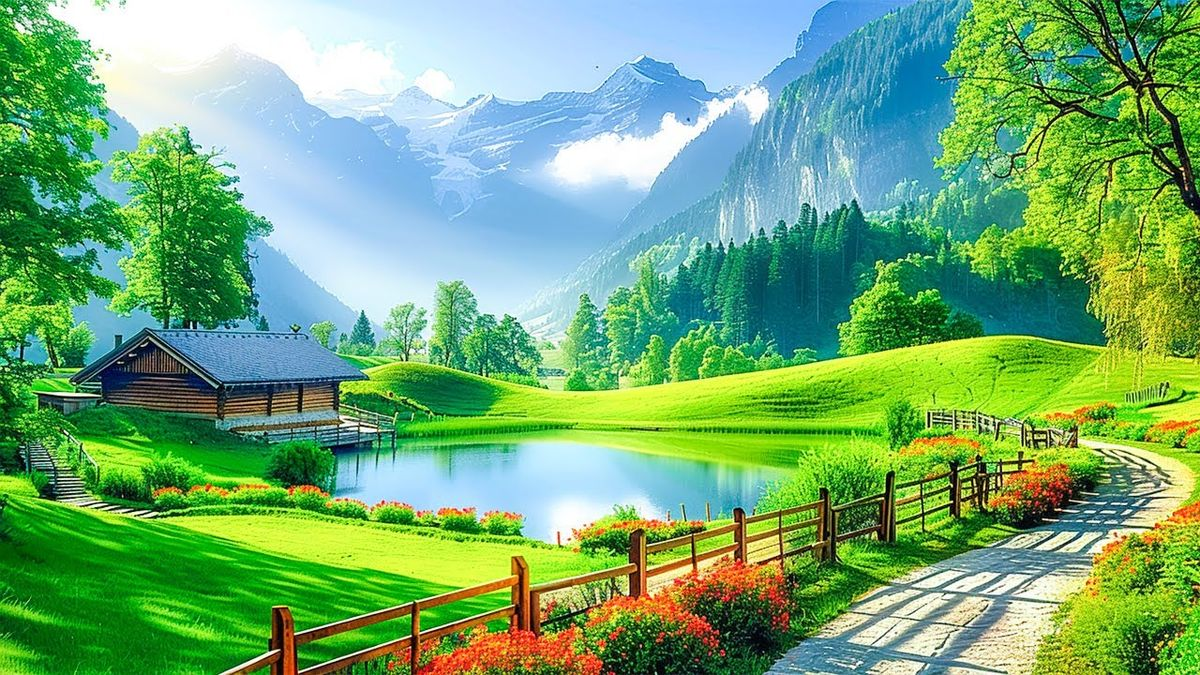
#> input picture gambar.jpg, 1200 x 675 px
$ jupyter execute Manipulasi_matriks_piksel_.ipynb
#> lines starting #> are read from the running program, lines starting #| are printed output that depends on the picture; after the words box and inside, x2 and y2 are one past the last pixel; in counts of white or black regions, pixels touching at a corner belong together
[cell 1]
# =========================================================
# TUGAS MANIPULASI CITRA DIGITAL
# Menggunakan OpenCV dan NumPy
#
# TASK Checklist:
# 1. Konversi gambar RGB ke Grayscale murni
#    dengan manipulasi bitplanes
# 2. Split gambar menjadi channel:
#    Merah, Hijau, Biru
# =========================================================

import cv2
import numpy as np
import matplotlib.pyplot as plt

# =========================================================
# LOAD GAMBAR
# =========================================================

# Ganti dengan lokasi file gambar Anda
image_path = "gambar.jpg"

# Membaca gambar
img_bgr = cv2.imread(image_path)
#> img_bgr is the input picture: shape (675, 1200, 3); mean B, G, R 115.1, 170.8, 114

# Validasi
if img_bgr is None:
    print("Gambar tidak ditemukan!")
    exit()

# OpenCV membaca dalam format BGR
img_rgb = cv2.cvtColor(img_bgr, cv2.COLOR_BGR2RGB)

# =========================================================
# 1. KONVERSI RGB -> GRAYSCALE MURNI
#    DENGAN MANIPULASI BITPLANES
# =========================================================

# Ambil channel RGB
R = img_rgb[:, :, 0]
G = img_rgb[:, :, 1]
B = img_rgb[:, :, 2]

# Rumus grayscale manual:
# Gray = 0.299R + 0.587G + 0.114B
gray = (0.299 * R + 0.587 * G + 0.114 * B).astype(np.uint8)

# =========================================================
# BITPLANE SLICING
# =========================================================

bitplanes = []

for i in range(8):
    # Ambil bit ke-i
    bitplane = ((gray >> i) & 1) * 255
    bitplanes.append(bitplane.astype(np.uint8))
#> this loop made 8 passes
#> pass 1, `bitplane = ((gray >> i) & 1) * 255`:
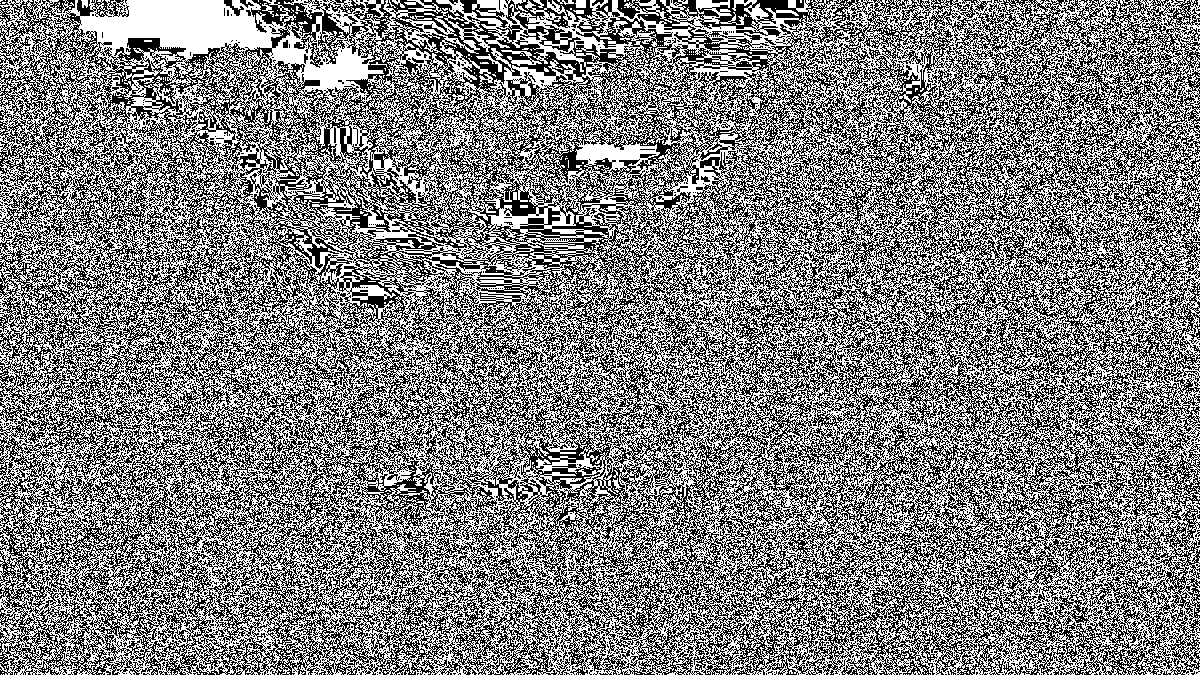
#> bitplane: shape (675, 1200); 50.4% white; black in thin lines or dots
#> after the loop:
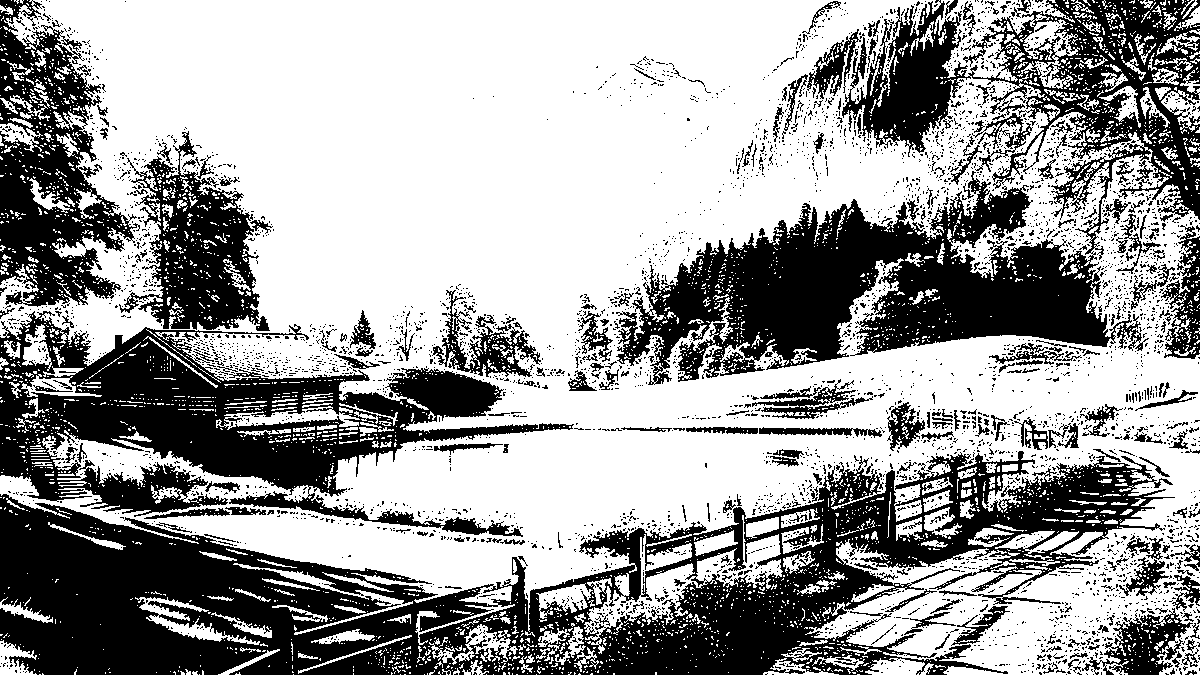
#> bitplane: shape (675, 1200); 61.3% white; 4325 black regions (4055 under 20 px), largest, box (x1, y1, x2, y2) and area: (0, 451, 1175, 675) 106998, (616, 0, 1200, 385) 79339, (0, 311, 574, 537) 48036
#> after the loop, bitplanes = 8 items

# =========================================================
# 2. SPLIT CHANNEL RGB
# =========================================================

# Membuat channel kosong
zeros = np.zeros_like(R)

# Channel Merah
red_channel = cv2.merge([zeros, zeros, R])

# Channel Hijau
green_channel = cv2.merge([zeros, G, zeros])

# Channel Biru
blue_channel = cv2.merge([B, zeros, zeros])

# =========================================================
# MENAMPILKAN HASIL
# =========================================================

plt.figure(figsize=(18, 12))

# Gambar Asli
plt.subplot(3, 4, 1)
plt.imshow(img_rgb)
plt.title("Gambar Asli")
plt.axis("off")

# Grayscale
plt.subplot(3, 4, 2)
plt.imshow(gray, cmap='gray')
plt.title("Grayscale")
plt.axis("off")

# Channel RGB
plt.subplot(3, 4, 3)
plt.imshow(red_channel)
plt.title("Channel Merah")
plt.axis("off")

plt.subplot(3, 4, 4)
plt.imshow(green_channel)
plt.title("Channel Hijau")
plt.axis("off")

plt.subplot(3, 4, 5)
plt.imshow(blue_channel)
plt.title("Channel Biru")
plt.axis("off")

# Bitplanes
for i in range(8):
    plt.subplot(3, 4, i + 5)
    plt.imshow(bitplanes[i], cmap='gray')
    plt.title(f"Bitplane {i}")
    plt.axis("off")

plt.tight_layout()
plt.show()
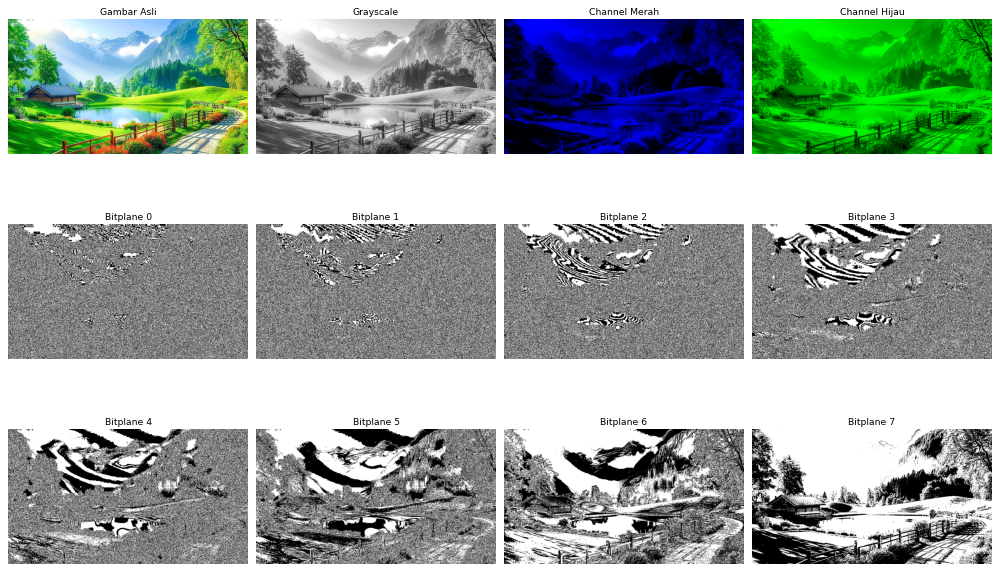
#> figure drawn by matplotlib, 12 panels

# =========================================================
# MENYIMPAN HASIL
# =========================================================

cv2.imwrite("hasil_grayscale.png", gray)

cv2.imwrite("channel_merah.png",
            cv2.cvtColor(red_channel, cv2.COLOR_RGB2BGR))
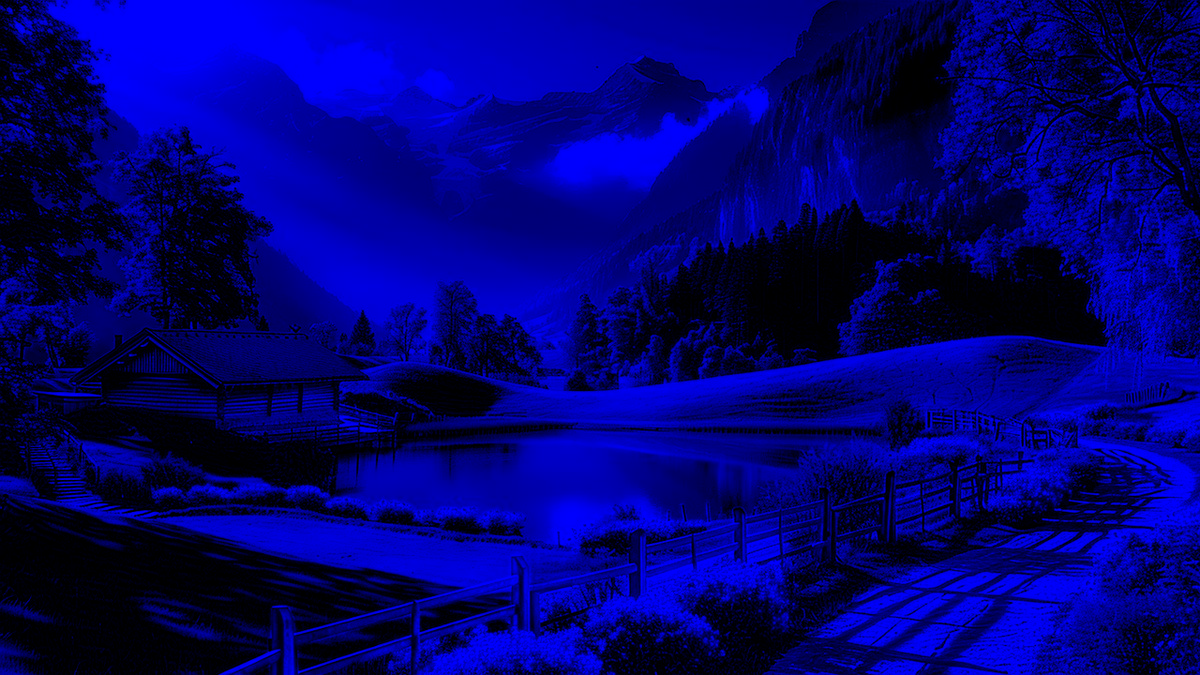
#> saved as channel_merah.png: shape (675, 1200, 3); mean B, G, R 114, 0, 0

cv2.imwrite("channel_hijau.png",
            cv2.cvtColor(green_channel, cv2.COLOR_RGB2BGR))

cv2.imwrite("channel_biru.png",
            cv2.cvtColor(blue_channel, cv2.COLOR_RGB2BGR))
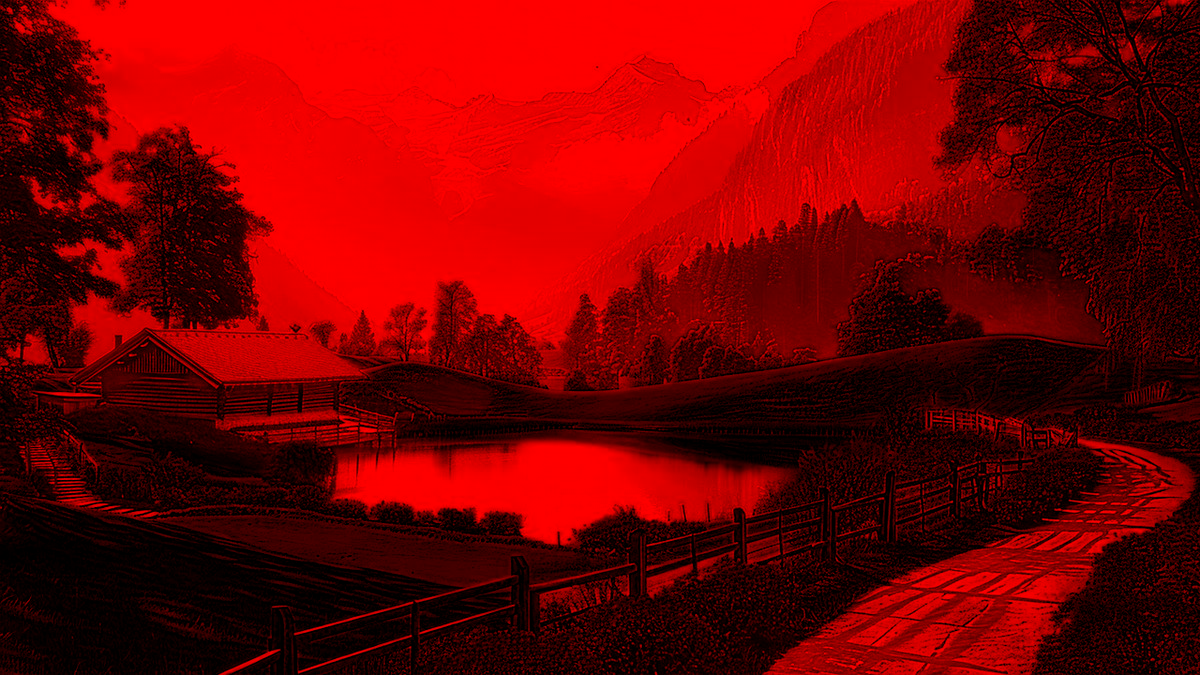
#> saved as channel_biru.png: shape (675, 1200, 3); mean B, G, R 0, 0, 115.1

print("Semua hasil berhasil disimpan!")

[cell 2]
# =========================================================
# LANJUTAN TUGAS
# =========================================================
#
# TASK Checklist:
# 3. Kompresi JPEG dengan Quality Factor:
#    Q = 10, 50, 90
#
# 4. Membuat Markdown Report:
#    - ukuran file asli
#    - ukuran file hasil kompresi
#    - persentase efisiensi storage
#
# =========================================================

import cv2
import os

# =========================================================
# FILE GAMBAR ASLI
# =========================================================

input_image = "gambar.jpg"

# Membaca gambar
img = cv2.imread(input_image)

if img is None:
    print("Gambar tidak ditemukan!")
    exit()

# =========================================================
# MENYIMPAN JPEG DENGAN BERBAGAI QUALITY FACTOR
# =========================================================

quality_list = [10, 50, 90]

compressed_files = []

for q in quality_list:

    output_name = f"compressed_Q{q}.jpg"

    # Simpan dengan kualitas tertentu
    cv2.imwrite(
        output_name,
        img,
        [cv2.IMWRITE_JPEG_QUALITY, q]
    )

    compressed_files.append(output_name)

    print(f"Berhasil menyimpan: {output_name}")
#> after the loop, compressed_files = ['compressed_Q10.jpg', 'compressed_Q50.jpg', 'compressed_Q90.jpg']

# =========================================================
# MENGHITUNG UKURAN FILE
# =========================================================

# Ukuran file asli
original_size = os.path.getsize(input_image)

results = []

for file in compressed_files:

    compressed_size = os.path.getsize(file)

    # =====================================================
    # RUMUS EFISIENSI STORAGE
    # =====================================================
    #
    # Efisiensi (%) =
    # ((Ukuran Asli - Ukuran Kompresi)
    # / Ukuran Asli) x 100
    #
    # =====================================================

    efficiency = (
        (original_size - compressed_size)
        / original_size
    ) * 100

    results.append({
        "file": file,
        "size": compressed_size,
        "efficiency": efficiency
    })
#> this loop made 3 passes
#> (file, compressed_size, efficiency) on passes 1 to 3: ('compressed_Q10.jpg', 54515, 77.95), ('compressed_Q50.jpg', 148473, 39.93), ('compressed_Q90.jpg', 356042, -44.04)
#> after the loop, results = 3 items

# =========================================================
# MEMBUAT MARKDOWN REPORT
# =========================================================

report = "# LAPORAN KOMPRESI JPEG\n\n"

report += "## Informasi File Asli\n\n"
report += f"- Nama File : {input_image}\n"
report += f"- Ukuran File Asli : {original_size} bytes\n\n"

report += "## Hasil Kompresi JPEG\n\n"

report += "| Quality Factor | Nama File | Ukuran (bytes) | Efisiensi Storage |\n"
report += "|---|---|---|---|\n"

for i, result in enumerate(results):

    q = quality_list[i]

    report += (
        f"| {q} "
        f"| {result['file']} "
        f"| {result['size']} "
        f"| {result['efficiency']:.2f}% |\n"
    )
#> this loop made 3 passes
#> q on passes 1 to 3: 10, 50, 90

# =========================================================
# ANALISIS SINGKAT
# =========================================================

report += "\n## Analisis\n\n"

report += (
    "- Quality Factor kecil menghasilkan ukuran file lebih kecil,\n"
    "  tetapi kualitas gambar menurun.\n\n"
)

report += (
    "- Quality Factor besar menghasilkan kualitas gambar lebih baik,\n"
    "  tetapi ukuran file lebih besar.\n\n"
)

report += (
    "- Kompresi JPEG efektif untuk menghemat storage\n"
    "  dengan trade-off pada kualitas visual.\n"
)

# =========================================================
# SIMPAN REPORT
# =========================================================

report_name = "laporan_kompresi.md"

with open(report_name, "w", encoding="utf-8") as f:
    f.write(report)

print("\nMarkdown report berhasil dibuat!")
print(f"Nama file report: {report_name}")

# =========================================================
# MENAMPILKAN HASIL DI TERMINAL
# =========================================================

print("\n===== HASIL KOMPRESI =====")

for i, result in enumerate(results):

    print(f"\nQuality Factor : {quality_list[i]}")
    print(f"File            : {result['file']}")
    print(f"Ukuran          : {result['size']} bytes")
    print(f"Efisiensi       : {result['efficiency']:.2f}%")
#> this loop made 3 passes
#| Quality Factor : 10
#| File            : compressed_Q10.jpg
#| Ukuran          : 54515 bytes
#| Efisiensi       : 77.95%
#| Quality Factor : 50
#| File            : compressed_Q50.jpg
#| Ukuran          : 148473 bytes
#| Efisiensi       : 39.93%
#| Quality Factor : 90
#| File            : compressed_Q90.jpg
#> (further printed lines are left out)
